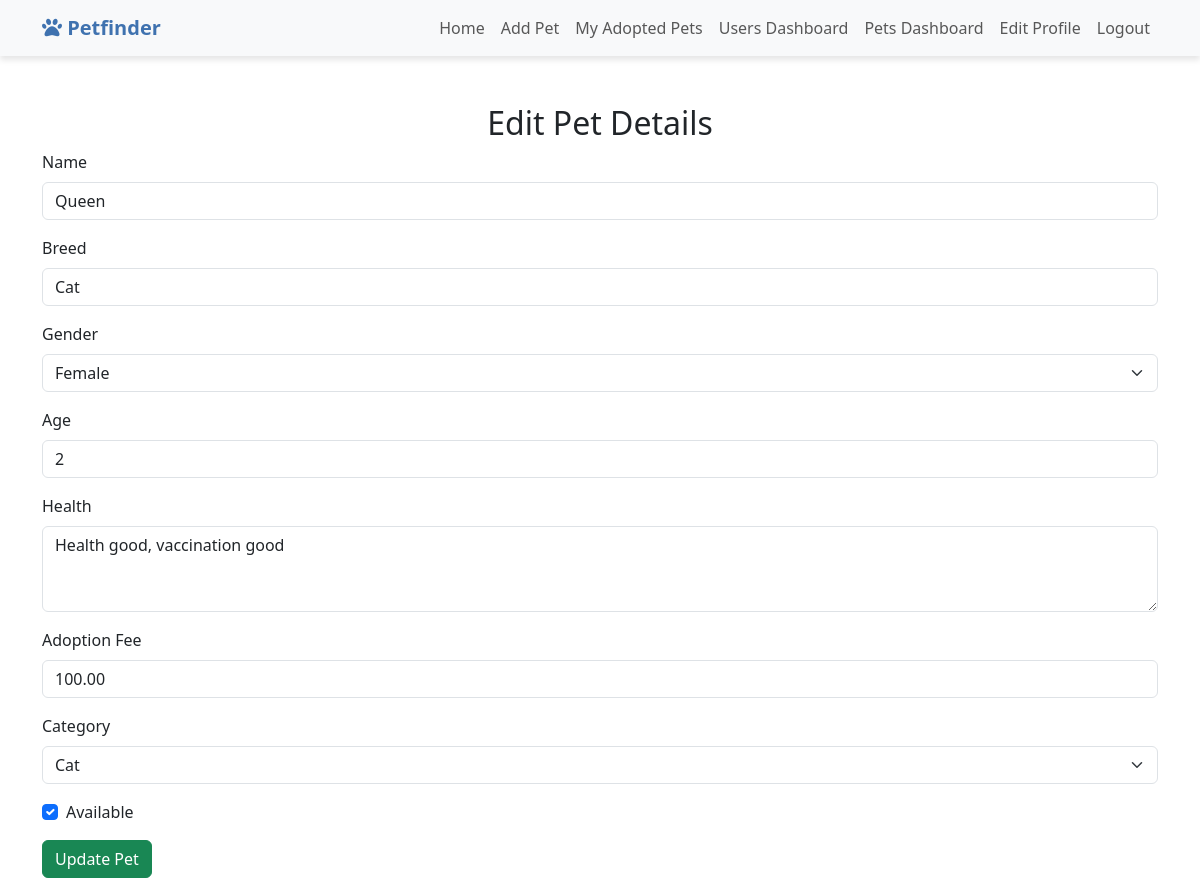
The page /edit_pet.php?id=3 (signed in) on the database its author committed.
### tables this page shows
CREATE TABLE IF NOT EXISTS `pets` (
  `id` int NOT NULL AUTO_INCREMENT,
  `name` varchar(255) NOT NULL,
  `breed` varchar(255) DEFAULT NULL,
  `gender` enum('male','female') DEFAULT NULL,
  `age` int DEFAULT NULL,
  `yes_no` enum('yes','no') DEFAULT NULL,
  `health` text NOT NULL,
  `adoption_fee` decimal(10,2) DEFAULT NULL,
  `description` text,
  `image` varchar(255) NOT NULL,
  `category` enum('dog','cat','others') NOT NULL,
  `available` tinyint(1) DEFAULT '1',
  `adoption_date` datetime NOT NULL,
  PRIMARY KEY (`id`)
);

### edit_pet.php (the view, shortened to what this page needs)
<?php
require 'config.php';
include_once 'header.php';
if (isset($_GET['id'])) {
    $id = $_GET['id'];
    $sql = "SELECT * FROM pets WHERE id = :id";
    $query = $pdo->prepare($sql);
    $query->bindParam(':id', $id, PDO::PARAM_INT);
    $query->execute();
    $pet = $query->fetch(PDO::FETCH_ASSOC);
} else {
    $error_message = "Invalid request.";
}
?>
<!DOCTYPE html>
<html lang="en">
<head>
    <link href="https://cdn.jsdelivr.net/npm/bootstrap@5.3.0-alpha3/dist/css/bootstrap.min.css" rel="stylesheet">
</head>
<body>
<div class="container mt-5">
    <h2 class="text-center">Edit Pet Details</h2>
    <form method="POST">
        <div class="mb-3">
            <label for="name" class="form-label">Name</label>
            <input type="text" class="form-control" id="name" name="name" value="<?php echo htmlspecialchars($pet['name'] ?? ''); ?>" required>
        </div>
        <div class="mb-3">
            <label for="breed" class="form-label">Breed</label>
            <input type="text" class="form-control" id="breed" name="breed" value="<?php echo htmlspecialchars($pet['breed'] ?? ''); ?>" required>
        </div>
        <div class="mb-3">
            <label for="gender" class="form-label">Gender</label>
            <select class="form-select" id="gender" name="gender" required>
                <option value="female" <?php echo ($pet['gender'] ?? '') === 'female' ? 'selected' : ''; ?>>Female</option>
            </select>
        </div>
        <div class="mb-3">
            <label for="age" class="form-label">Age</label>
            <input type="number" class="form-control" id="age" name="age" value="<?php echo htmlspecialchars($pet['age'] ?? ''); ?>" required>
        </div>
        <div class="mb-3">
            <label for="health" class="form-label">Health</label>
            <textarea class="form-control" id="health" name="health" rows="3" required><?php echo htmlspecialchars($pet['health'] ?? ''); ?></textarea>
        </div>
        <div class="mb-3">
            <label for="adoption_fee" class="form-label">Adoption Fee</label>
            <input type="number" step="0.01" class="form-control" id="adoption_fee" name="adoption_fee" value="<?php echo htmlspecialchars($pet['adoption_fee'] ?? ''); ?>" required>
        </div>
        <div class="mb-3">
            <label for="category" class="form-label">Category</label>
            <select class="form-select" id="category" name="category" required>
                <option value="cat" <?php echo ($pet['category'] ?? '') === 'cat' ? 'selected' : ''; ?>>Cat</option>
            </select>
        </div>
        <div class="form-check mb-3">
            <input class="form-check-input" type="checkbox" id="available" name="available" <?php echo ($pet['available'] ?? 0) == 1 ? 'checked' : ''; ?>>
            <label class="form-check-label" for="available">Available</label>
        </div>
        <button type="submit" name="update" class="btn btn-success">Update Pet</button>
    </form>
</div>
</body>
</html>

### header.php (style rules this page uses)
body { background-color: #f8f9fa; }

### rows shown on the page
pets: name "Queen", breed "Cat", gender "Female", age "2", health "Health good, vaccination good", adoption_fee "100.00", category "Cat", available "☑"
